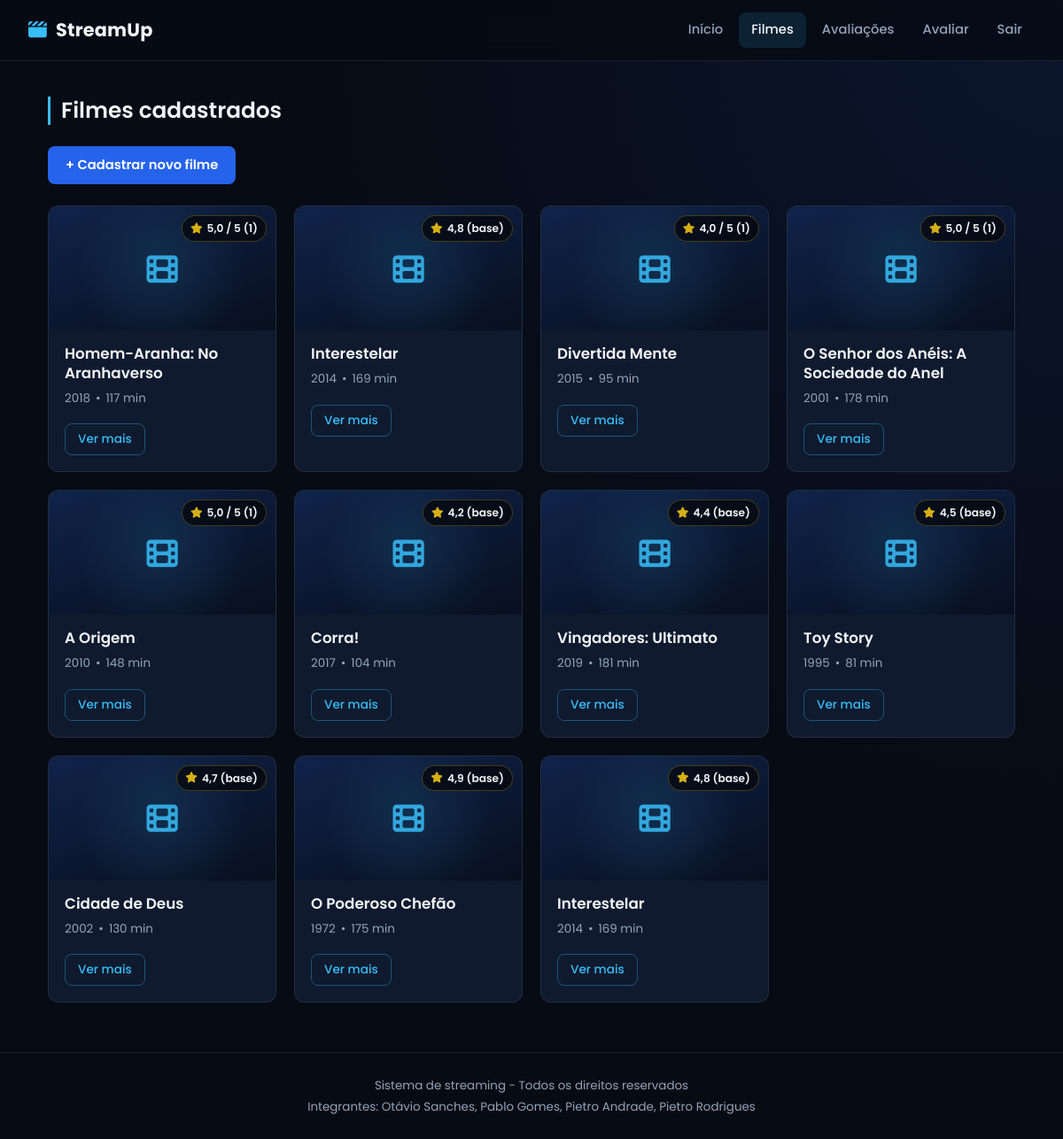
/filmes/listar.php (signed in), run on an earlier commit of the app's database.
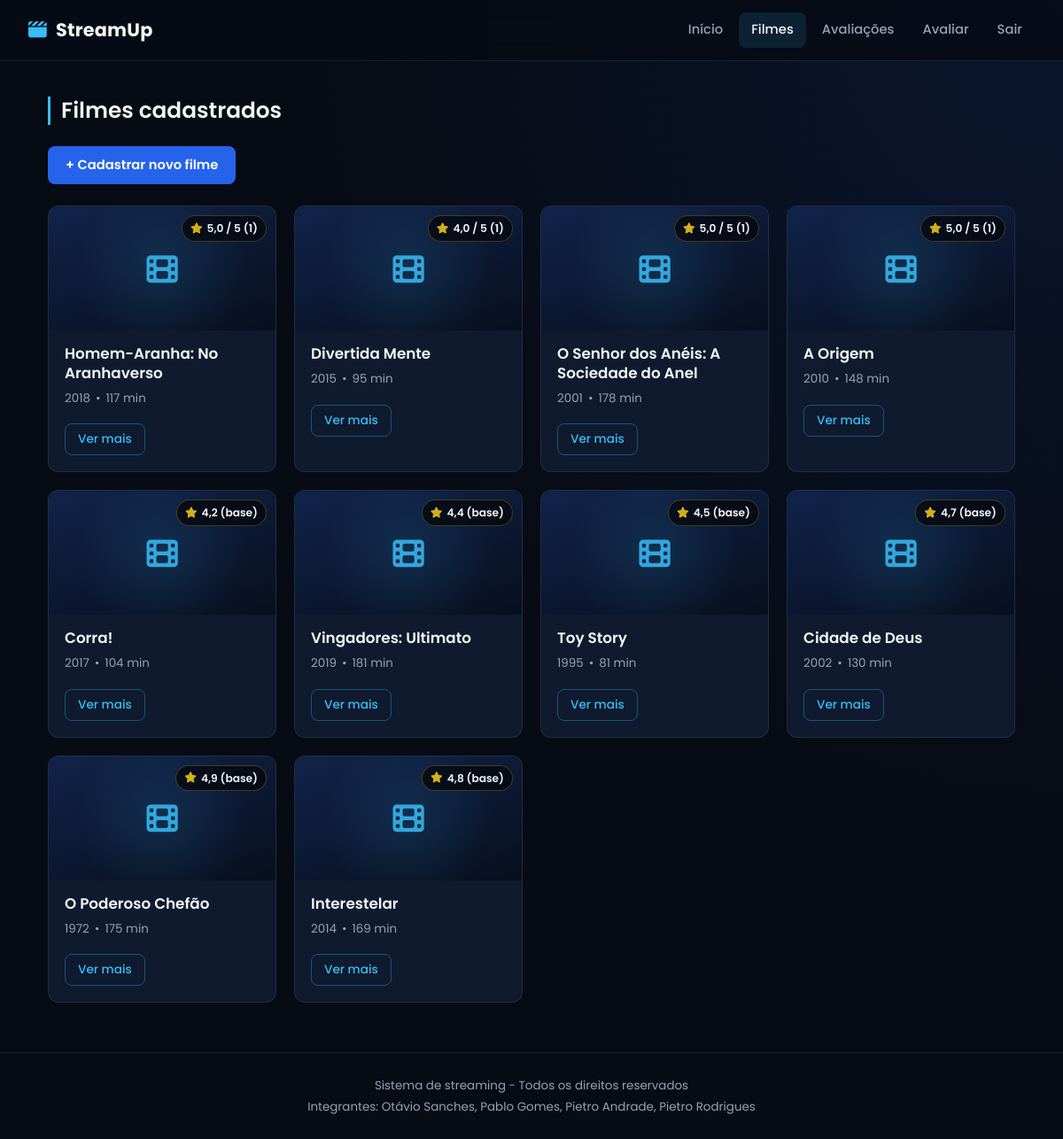
And on a later commit of the database.
### tables this page shows
CREATE TABLE `filmes` (
  `id` int(11) NOT NULL,
  `titulo` varchar(150) NOT NULL,
  `sinopse` text NOT NULL,
  `ano_lancamento` year(4) NOT NULL,
  `avaliacao` decimal(3,2) NOT NULL,
  `duracao_minutos` int(11) NOT NULL,
  `genero` varchar(50) NOT NULL
);

### filmes/listar.php (the view, shortened to what this page needs)
<?php
require __DIR__ . '/../conexao.php';
$sql = "SELECT
            f.id,
            f.titulo,
            f.sinopse,
            f.ano_lancamento,
            f.duracao_minutos,
            f.genero,
            f.avaliacao AS avaliacao_base,
            ROUND(AVG(a.Score), 1) AS media_avaliacoes,
            COUNT(a.id) AS total_avaliacoes
        FROM filmes f
        LEFT JOIN avaliacoes a ON a.filme_id = f.id
        GROUP BY f.id
        ORDER BY f.id DESC";
$resultado = mysqli_query($conexao, $sql);
$comentarios_por_filme = [];
$sql_com = "SELECT
                a.filme_id,
                a.Score,
                a.comentario,
                u.nome AS usuario_nome
            FROM avaliacoes a
            INNER JOIN usuarios u ON a.usuario_id = u.id
            ORDER BY a.id DESC";
$res_com = mysqli_query($conexao, $sql_com);
if ($res_com) {
    while ($c = mysqli_fetch_assoc($res_com)) {
        $fid = (int) $c['filme_id'];
        $comentarios_por_filme[$fid][] = [
            'usuario'    => $c['usuario_nome'],
            'score'      => (int) $c['Score'],
            'comentario' => $c['comentario'],
        ];
    }
}
require __DIR__ . '/../cabecalho.php';
?>
<main>
    <h2>Filmes cadastrados</h2>
    <a href="cadastrar.php" class="btn-novo">+ Cadastrar novo filme</a>
    <?php if ($resultado && mysqli_num_rows($resultado) > 0) { ?>
        <div class="filmes-grid">
            <?php while ($filme = mysqli_fetch_assoc($resultado)) {
                $id_filme = (int) $filme['id'];
                $media_texto = ($filme['total_avaliacoes'] > 0)
                    ? number_format((float) $filme['media_avaliacoes'], 1, ',', '.') . ' / 5 (' . (int) $filme['total_avaliacoes'] . ')'
                    : number_format((float) $filme['avaliacao_base'], 1, ',', '.') . ' (base)';
                $payload = json_encode([
                    'id'          => $id_filme,
                    'titulo'      => $filme['titulo'],
                    'sinopse'     => $filme['sinopse'],
                    'ano'         => $filme['ano_lancamento'],
                    'duracao'     => (int) $filme['duracao_minutos'],
                    'genero'      => $filme['genero'],
                    'avaliacao'   => $media_texto,
                    'comentarios' => $comentarios_por_filme[$id_filme] ?? [],
                ], JSON_UNESCAPED_UNICODE);
                $dados_attr = htmlspecialchars($payload, ENT_QUOTES, 'UTF-8');
            ?>
                <article class="filme-card">
                    <div class="filme-thumb">
                        <i class="fa-solid fa-film"></i>
                        <span class="badge-nota"><i class="fa-solid fa-star"></i> <?php echo htmlspecialchars($media_texto); ?></span>
                    </div>
                    <div class="filme-corpo">
                        <h3><?php echo htmlspecialchars($filme['titulo']); ?></h3>
                        <div class="filme-meta">
                            <span><?php echo htmlspecialchars($filme['ano_lancamento']); ?></span>
                            <span>•</span>
                            <span><?php echo (int) $filme['duracao_minutos']; ?> min</span>
                        </div>
                        <button type="button" class="btn-ver-mais" data-filme="<?php echo $dados_attr; ?>">
                            Ver mais
                        </button>
                    </div>
                </article>
            <?php } ?>
        </div>
    <?php } else { ?>
        <p>Nenhum filme cadastrado ainda.</p>
    <?php } ?>
</main>
<?php require __DIR__ . '/../rodape.php'; ?>

### cabecalho.php (shortened to what this page needs)
<?php
$base_url = '/StreamingDeFilmes_PHP/';
$esta_logado = isset($_SESSION['usuario_id']);
$pagina_atual = $_SERVER['SCRIPT_NAME'];
function link_ativo($trecho)
{
    global $pagina_atual;
    return str_contains($pagina_atual, $trecho) ? ' class="ativo" aria-current="page"' : '';
}
?>
<!DOCTYPE html>
<html lang="pt-BR">
<head>
    <link rel="stylesheet" href="https://cdnjs.cloudflare.com/ajax/libs/font-awesome/6.5.1/css/all.min.css">
    <link rel="stylesheet" href="<?php echo $base_url; ?>css/style.css">
</head>
<body>
    <header class="header">
        <div class="logo">
            <i class="fa-solid fa-clapperboard"></i>
            StreamUp
        </div>
        <nav class="nav">
            <a href="<?php echo $base_url; ?>index.php"<?php echo link_ativo('/index.php'); ?>>Início</a>
            <a href="<?php echo $base_url; ?>filmes/listar.php"<?php echo link_ativo('/filmes/'); ?>>Filmes</a>
            <?php if ($esta_logado) { ?>
                <a href="<?php echo $base_url; ?>avaliacoes/listar.php"<?php echo link_ativo('/avaliacoes/listar.php'); ?>>Avaliações</a>
                <a href="<?php echo $base_url; ?>avaliacoes/avaliar.php"<?php echo link_ativo('/avaliacoes/avaliar.php'); ?>>Avaliar</a>
                <a href="<?php echo $base_url; ?>logout.php">Sair</a>
            <?php } else { ?>
                <a href="<?php echo $base_url; ?>login.php?aviso=login_necessario">Avaliações</a>
                <a href="<?php echo $base_url; ?>login.php"<?php echo link_ativo('/login.php'); ?>>Login</a>
            <?php } ?>
        </nav>
    </header>

### rodape.php
    <footer>
        <p>Sistema de streaming - Todos os direitos reservados</p>
        <p>Integrantes: Otávio Sanches, Pablo Gomes, Pietro Andrade, Pietro Rodrigues</p>
    </footer>
</body>
</html>

### css/style.css (style rules this page uses)
:root { --bg: #070b14; --bg-elevado: #0c1424; --card: #0f1a2e; --card-hover: #13213a; --input: #08101d; --borda: rgba(148, 163, 184, 0.14); --borda-forte: rgba(56, 189, 248, 0.32); --texto: #f1f5f9; --texto-suave: #cbd5e1; --texto-mudo: #94a3b8; --azul: #2563eb; --azul-claro: #3b82f6; --ciano: #38bdf8; --amarelo: #facc15; --verde: #34d399; --vermelho: #f87171; --raio-sm: 8px; --raio: 12px; --raio-lg: 16px; --sombra: 0 10px 30px rgba(0, 0, 0, 0.45); --sombra-hover: 0 14px 36px rgba(0, 0, 0, 0.55); --transicao: 0.2s ease; }
* { box-sizing: border-box; }
body { margin: 0; min-height: 100vh; display: flex; flex-direction: column; font-family: 'Poppins', 'Segoe UI', system-ui, sans-serif; line-height: 1.6; color: var(--texto); background: radial-gradient(ellipse at top right, rgba(37, 99, 235, 0.12), transparent 50%), var(--bg); -webkit-font-smoothing: antialiased; }
h1, h2, h3, h4 { margin: 0; line-height: 1.3; }
a { color: var(--ciano); }
.header { position: sticky; top: 0; z-index: 100; display: flex; justify-content: space-between; align-items: center; padding: 14px 32px; background: rgba(7, 11, 20, 0.85); backdrop-filter: blur(12px); border-bottom: 1px solid var(--borda); }
.logo { display: flex; align-items: center; gap: 10px; font-size: 1.3rem; font-weight: 700; letter-spacing: 0.2px; }
.logo i { color: var(--ciano); }
.nav { display: flex; align-items: center; gap: 4px; }
.nav a { padding: 8px 14px; border-radius: var(--raio-sm); color: var(--texto-mudo); font-size: 0.92rem; font-weight: 500; text-decoration: none; transition: color var(--transicao), background-color var(--transicao); }
.nav a.ativo { color: var(--texto); background: rgba(56, 189, 248, 0.12); }
main { flex: 1; width: 100%; max-width: 1140px; margin: 0 auto; padding: 40px 24px 56px; }
main h2 { margin-bottom: 24px; padding-left: 12px; border-left: 3px solid var(--ciano); font-size: 1.55rem; font-weight: 600; }
main > a, .btn-novo-acao, form button { display: inline-flex; align-items: center; justify-content: center; gap: 8px; padding: 10px 20px; border: none; border-radius: var(--raio-sm); background: var(--azul); color: #ffffff; font-family: inherit; font-size: 0.92rem; font-weight: 600; text-decoration: none; cursor: pointer; transition: background-color var(--transicao), transform var(--transicao); }
main > a { margin-bottom: 24px; }
.filmes-grid { display: grid; grid-template-columns: repeat(auto-fill, minmax(250px, 1fr)); gap: 20px; }
.filme-card { display: flex; flex-direction: column; overflow: hidden; border: 1px solid var(--borda); border-radius: var(--raio); background: var(--card); transition: transform var(--transicao), border-color var(--transicao), box-shadow var(--transicao), background-color var(--transicao); }
.filme-thumb { position: relative; display: flex; align-items: center; justify-content: center; height: 140px; background: radial-gradient(circle at center, rgba(56, 189, 248, 0.12), transparent 65%), linear-gradient(160deg, #10234a, #080f1e); color: var(--ciano); font-size: 2.2rem; }
.filme-thumb i { opacity: 0.85; }
.badge-nota { position: absolute; top: 10px; right: 10px; display: inline-flex; align-items: center; gap: 5px; padding: 4px 9px; border: 1px solid rgba(250, 204, 21, 0.25); border-radius: 999px; background: rgba(5, 8, 15, 0.8); color: var(--texto); font-size: 0.76rem; font-weight: 600; }
.badge-nota i { color: var(--amarelo); }
.filme-corpo { display: flex; flex: 1; flex-direction: column; gap: 6px; padding: 16px 18px 18px; }
.filme-corpo h3 { font-size: 1.05rem; font-weight: 600; }
.filme-meta { display: flex; flex-wrap: wrap; gap: 6px; color: var(--texto-mudo); font-size: 0.84rem; }
.btn-ver-mais { align-self: flex-start; margin-top: auto; padding: 7px 14px; border: 1px solid rgba(56, 189, 248, 0.35); border-radius: var(--raio-sm); background: transparent; color: var(--ciano); font-family: inherit; font-size: 0.85rem; font-weight: 500; cursor: pointer; transition: background-color var(--transicao), border-color var(--transicao); }
.filme-meta + .btn-ver-mais { margin-top: 12px; }
footer { padding: 24px 16px; border-top: 1px solid var(--borda); color: var(--texto-mudo); font-size: 0.84rem; text-align: center; }
footer p { margin: 2px 0; }

What changed in the data, as far as the page shows it:
removed filmes: media_texto "4,8 (base)", titulo "Interestelar", ano_lancamento "2014", duracao_minutos "169"
